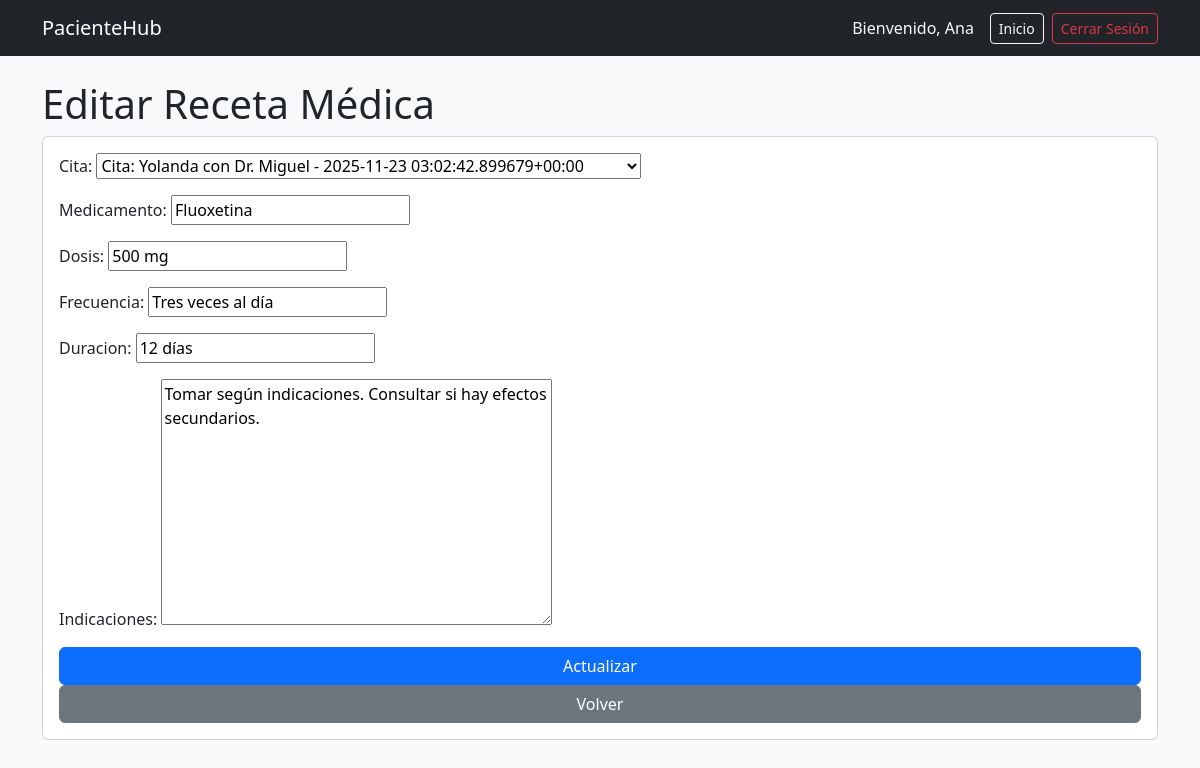
/receta/editar/receta-18-1763268466222563/ (signed in), run on the app's committed database.
### student/models.py (models this page shows, shortened)
class Paciente(AbstractUser):
    cedula = models.CharField(max_length=10, unique=True)
    telefono = models.CharField(max_length=10)
    fecha_nacimiento = models.DateField()
    direccion = models.TextField()
    email = models.EmailField(unique=True)
    first_name = models.CharField(max_length=150)
    last_name = models.CharField(max_length=150)
    slug = models.SlugField(unique=True, blank=True)

class Receta(models.Model):
    cita = models.ForeignKey(Cita, on_delete=models.CASCADE)
    medicamento = models.CharField(max_length=150)
    dosis = models.CharField(max_length=100)
    frecuencia = models.CharField(max_length=100)
    duracion = models.CharField(max_length=100)
    indicaciones = models.TextField(blank=True, null=True)
    slug = models.SlugField(unique=True, blank=True)

### student/views.py (the view)
# urls.py: path("receta/editar/<slug:slug>/", views.editar_receta, name="editar_receta"),
@login_required(login_url='student:login')
def editar_receta(request, slug):
    receta = get_object_or_404(Receta, slug=slug)
    form = RecetaForm(request.POST or None, instance=receta)
    if form.is_valid():
        form.save()
        messages.success(request, 'Receta actualizada correctamente')
        return redirect('student:listar_recetas')
    return render(request, 'receta/editar.html', {'form': form, 'receta': receta})

### student/forms.py (shortened to what this page needs)
class RecetaForm(forms.ModelForm):
    class Meta:
        model = Receta
        fields = ['cita', 'medicamento', 'dosis', 'frecuencia', 'duracion', 'indicaciones']

### student/models.py (called while the page is built)
    def __str__(self):
        return f"Cita: {self.paciente.first_name} con Dr. {self.medico.nombre} - {self.fecha}"

### student/templates/receta/editar.html (shortened to what this page needs)
{% extends "paciente/base.html" %}
{% load static %}
{% block content %}
<h1>Editar Receta Médica</h1>
<form method="post" class="card card-body" id="formReceta" name="formReceta">
  {{ form.as_p }}
  <button type="submit" class="btn btn-primary" id="btnActualizar">Actualizar</button>
  <a class="btn btn-secondary" href="{% url 'student:listar_recetas' %}">Volver</a>
</form>
{% endblock %}

### student/templates/paciente/base.html (shortened to what this page needs)
<!doctype html>
<html lang="es">
<head>
  <link href="https://cdn.jsdelivr.net/npm/bootstrap@5.3.2/dist/css/bootstrap.min.css" rel="stylesheet">
</head>
<body class="bg-light">
<nav class="navbar navbar-dark bg-dark mb-4">
  <div class="container">
    <a class="navbar-brand" href="{% url 'student:inicio' %}">PacienteHub</a>
    <div class="d-flex align-items-center">
      <span class="navbar-text text-light me-3">
        Bienvenido, {{ user.first_name }}
      </span>
      <a class="btn btn-sm btn-outline-light me-2" href="{% url 'student:inicio' %}">Inicio</a>
      <a class="btn btn-sm btn-outline-danger" href="{% url 'student:logout' %}">Cerrar Sesión</a>
    </div>
  </div>
</nav>
<div class="container">
  {% block content %}{% endblock %}
</div>
</body>
</html>

### data on the page
Paciente: first_name "Ana"
Receta: cita "Cita: Yolanda con Dr. Miguel - 2025-11-23 03:02:42.899679+00:00", medicamento "Fluoxetina", dosis "500 mg", frecuencia "Tres veces al día", duracion "12 días", indicaciones "Tomar según indicaciones. Consultar si hay efectos secundarios."
